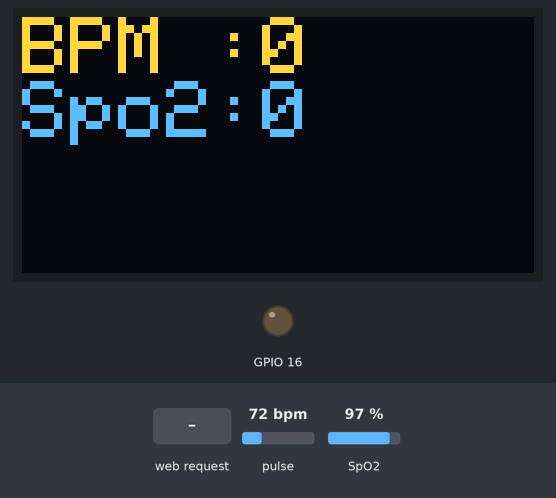
Recording of a sketch running on a simulated ESP8266 (NodeMCU). On the bench: 128×64 one-colour display, output pins drawn as LEDs (lit = HIGH). The inputs (shaded band) are chosen by the test bench; at power-on: pulse 72 bpm, SpO2 97 %. The OLED is the two-colour kind (top 16 rows yellow); WiFi joins after 1.5 s; servers stay silent unless stated; what the sketch prints to the serial monitor is not drawn.

Above: at 3.3 s.
3.4 s: HTTP request GET /?display=off received
At 4.6 s:
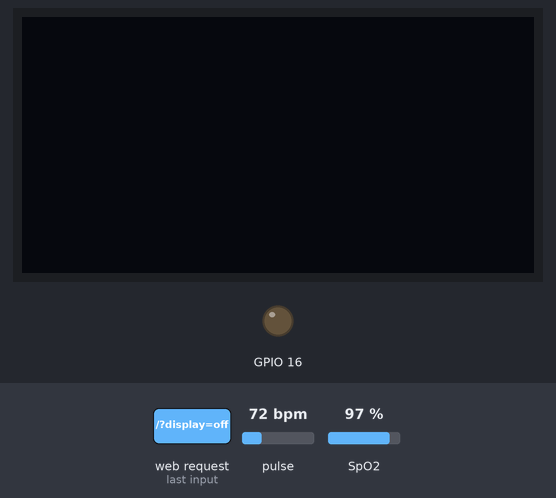
5.0 s: HTTP request GET /?display=on received
At 16.2 s:
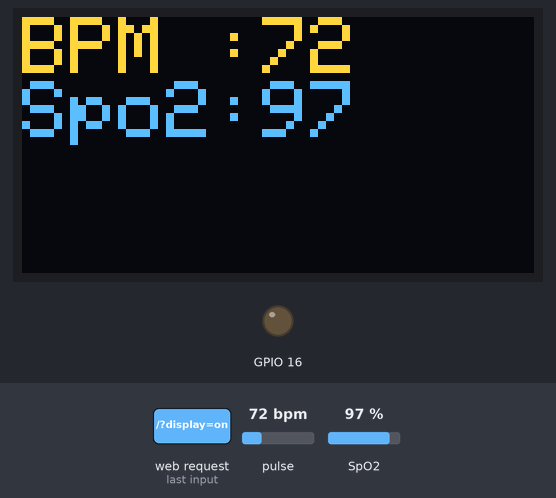
16.9 s: pulse set to 42 bpm
At 32.0 s:
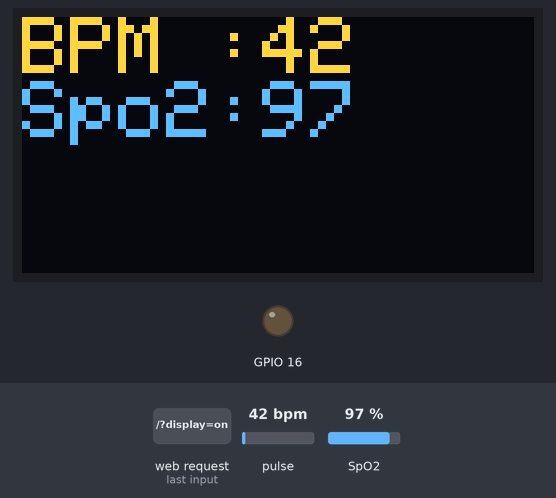
Timing chart, 0 to 33.5 s (numbered marks = the images above; inputs shaded):
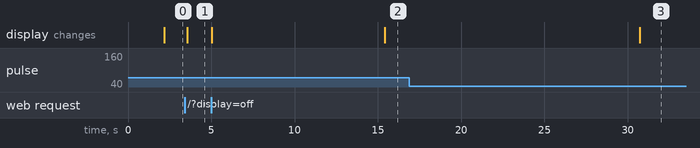

The sketch:

edit.ino
```cpp
//MAX30100 ESP8266 WebServer
#include <ESP8266WebServer.h>
#include <Wire.h>
#include "MAX30100_PulseOximeter.h"
#include <ThingSpeak.h>
#include <SPI.h>
#include <Adafruit_GFX.h>
#include <Adafruit_SSD1306.h>

#define REPORTING_PERIOD_MS     15000

float BPM, SpO2;

#define SCREEN_WIDTH 128 // OLED display width, in pixels
#define SCREEN_HEIGHT 64 // OLED display height, in pixels

// Declaration for SSD1306 display connected using software SPI (default case):
#define OLED_MOSI   13
#define OLED_CLK   14
#define OLED_DC    2
#define OLED_CS    15
#define OLED_RESET 0

Adafruit_SSD1306 display(SCREEN_WIDTH, SCREEN_HEIGHT, OLED_MOSI, OLED_CLK, OLED_DC, OLED_RESET, OLED_CS);

/* Put your SSID & Password */
const char* ssid = "satya";  // Enter SSID here
const char* password = "kota12345";  // Enter Password here
WiFiClient client;
PulseOximeter pox;
uint32_t tsLastReport = 0;

ESP8266WebServer server(80);

int x =1;
bool displayOn = true; // Global variable to track the display state

void setup() {
  Serial.begin(115200);
  pinMode(16, OUTPUT);
  delay(100);

  Serial.println("Connecting to ");
  Serial.println(ssid);

  // Connect to your local Wi-Fi network
  WiFi.begin(ssid, password);

  // Check if Wi-Fi is connected to the network
  while (WiFi.status() != WL_CONNECTED) {
    delay(1000);
    Serial.print(".");
  }
  Serial.println("");
  Serial.println("WiFi connected..!");
  Serial.print("Got IP: ");
  Serial.println(WiFi.localIP());

  ThingSpeak.begin(client);
  server.on("/", handle_OnConnect);
  server.onNotFound(handle_NotFound);
  server.begin();
  Serial.println("HTTP server started");
  Serial.print("Initializing pulse oximeter..");

  if (!pox.begin()) {
    Serial.println("FAILED");
    for (;;);
  } else {
    Serial.println("SUCCESS");
  }

  if(!display.begin(SSD1306_SWITCHCAPVCC)) {
    Serial.println(F("SSD1306 allocation failed"));
    for(;;); // Don't proceed, loop forever
  }
}

void loop() {
  server.handleClient();
  pox.update();

  // Check if the display should be on
  if (displayOn==true) {
    displaytext(BPM, SpO2);
  }


  if (millis() - tsLastReport > REPORTING_PERIOD_MS) {
    BPM = pox.getHeartRate();
    SpO2 = pox.getSpO2();
    display.clearDisplay();
    Serial.print("BPM: ");
    Serial.println(BPM);
    Serial.print("SpO2: ");
    Serial.print(SpO2);
    Serial.println("%");
    Serial.println("*********************************");
    Serial.println();
    if(BPM > 120 || SpO2 < 90)
    {
      sendAlert(BPM,SpO2);
    }

    // Swap the order of fields if necessary
    ThingSpeak.setField(1, SpO2);
    ThingSpeak.setField(2, BPM);
    int channelNumber = 2286609; // Your ThingSpeak channel ID
    const char* apiKey = "LRXXSS6TO44ZDMOS"; // Your ThingSpeak API Key
    int httpCode = ThingSpeak.writeFields(channelNumber, apiKey);

    if (httpCode == 200) {
      Serial.println("ThingSpeak update successful");
    } else {
      Serial.println("Error updating ThingSpeak. HTTP error code: " + String(httpCode));
    }

    Serial.println("*********************************");
    Serial.println();
    tsLastReport = millis();
  }
}

void displaytext(int BPM, int Spo2) {
  display.clearDisplay();
  display.setTextSize(2); // Draw 2X-scale text
  display.setTextColor(WHITE);
  display.setCursor(0, 0);
  display.print(F("BPM :"));
  display.println(BPM);
  display.print(F("Spo2:"));
  display.println(Spo2);
  display.display();      // Show initial text
  delay(100);
}

void handle_OnConnect() {
  if (server.arg("display") == "on") {
    displayOn = true;
    Serial.println("satya");
  } else if (server.arg("display") == "off") {
    displayOn = false;
    // Clear the display when turned off
    display.clearDisplay();
    display.display();
    delay(1000);
  }
  server.send(200, "text/html", SendHTML(BPM, SpO2));
}

void handle_NotFound() {
  server.send(404, "text/plain", "Not found");
}

void sendAlert(int BPM , int Spo2)
{

}

String SendHTML(float BPM, float SpO2) {
  String ptr = "<!DOCTYPE html>";
  ptr += "<html>";
  ptr += "<head>";
  ptr += "<title>ESP8266 WebServer</title>";
  ptr += "<meta name='viewport' content='width=device-width, initial-scale=1.0'>";
  ptr += "<link rel='stylesheet' href='https://cdnjs.cloudflare.com/ajax/libs/font-awesome/5.7.2/css/all.min.css'>";
  ptr += "<link rel='stylesheet' type='text/css' href='styles.css'>";
  ptr += "<style>";
  ptr += "body { background-color: #fff; font-family: sans-serif; color: #333333; font: 14px Helvetica, sans-serif box-sizing: border-box;}";
  ptr += "#page { margin: 20px; background-color: #fff;}";
  ptr += ".container { height: inherit; padding-bottom: 20px;}";
  ptr += ".header { padding: 20px;}";
  ptr += ".header h1 { padding-bottom: 0.3em; color: #008080; font-size: 45px; font-weight: bold; font-family: Garmond, 'sans-serif'; text-align: center;}";
  ptr += "h2 { padding-bottom: 0.2em; border-bottom: 1px solid #eee; margin: 2px; text-align: left;}";
  ptr += ".header h3 { font-weight: bold; font-family: Arial, 'sans-serif'; font-size: 17px; color: #b6b6b6; text-align: center;}";
  ptr += ".box-full { padding: 20px; border 1px solid #ddd; border-radius: 1em 1em 1em 1em; box-shadow: 1px 7px 7px 1px rgba(0,0,0,0.4); background: #fff; margin: 20px; width: 300px;}";
  ptr += "@media (max-width: 494px) { #page { width: inherit; margin: 5px auto; } #content { padding: 1px;} .box-full { margin: 8px 8px 12px 8px; padding: 10px; width: inherit;; float: none; } }";
  ptr += "@media (min-width: 494px) and (max-width: 980px) { #page { width: 465px; margin 0 auto; } .box-full { width: 380px; } }";
  ptr += "@media (min-width: 980px) { #page { width: 930px; margin: auto; } }";
  ptr += ".sensor { margin: 12px 0px; font-size: 2.5rem;}";
  ptr += ".sensor-labels { font-size: 1rem; vertical-align: middle; padding-bottom: 15px;}";
  ptr += ".units { font-size: 1.2rem;}";
  ptr += "hr { height: 1px; color: #eee; background-color: #eee; border: none;}";
  ptr += "</style>";
  //Ajax Code Start
  ptr += "<script>\n";
  ptr += "setInterval(loadDoc,1000);\n";
  ptr += "function loadDoc() {\n";
  ptr += "var xhttp = new XMLHttpRequest();\n";
  ptr += "xhttp.onreadystatechange = function() {\n";
  ptr += "if (this.readyState == 4 && this.status == 200) {\n";
  ptr += "document.body.innerHTML =this.responseText}\n";
  ptr += "};\n";
  ptr += "xhttp.open(\"GET\", \"/\", true);\n";
  ptr += "xhttp.send();\n";
  ptr += "}\n";
  ptr += "</script>\n";
  //Ajax Code END
  ptr += "</head>";
  ptr += "<body>";
  ptr += "<div id='page'>";
  ptr += "<div class='header'>";
  ptr += "<h1>MAX30100 ESP8266 WebServer</h1>";
  ptr += "</div>";
  ptr += "<div id='content' align='center'>";
  ptr += "<div class='box-full' align='left'>";
  ptr += "<h2>Sensor Readings</h2>";
  ptr += "<div class='sensors-container'>";
  //For Heart Rate
  ptr += "<p class='sensor'>";
  ptr += "<i class='fas fa-heartbeat' style='color:#cc3300'></i>";
  ptr += "<span class='sensor-labels'> Heart Rate </span>";
  ptr += (int)BPM;
  ptr += "<sup class='units'>BPM</sup>";
  ptr += "</p>";
  ptr += "<hr>";
  //For Sp02
  ptr += "<p class='sensor'>";
  ptr += "<i class='fas fa-burn' style='color:#f7347a'></i>";
  ptr += "<span class='sensor-labels'> Sp02 </span>";
  ptr += (int)SpO2;
  ptr += "<sup class='units'>%</sup>";
  ptr += "</p>";
  ptr += "</div>";
  ptr += "</div>";
  ptr += "</div>";
  ptr += "</div>";
  ptr += "</div>";
  // Add a toggle button
  ptr += "<div class='box-full' align='left'>";
  ptr += "<h2>Display Control</h2>";
  ptr += "<label class='switch'>";
  ptr += "<input type='checkbox' id='displayToggle' ";
  ptr += displayOn ? "checked" : "";
  ptr += " onclick='toggleDisplay()'>";
  ptr += "<span class='slider round'></span>";
  ptr += "</label>";
  ptr += "<p>Display is ";
  ptr += displayOn ? "On" : "Off";
  ptr += "</p>";
  ptr += "</div>";

  ptr += "</body>";
  ptr += "</html>";
  return ptr;
}
```

Measured:
- after the input at 3.4 s, the display: changes after 0.15 s (image 1)
- after the input at 5.0 s, the display: first changes at once (image 2 shows a later state)
- after the input at 16.9 s, the display: changes after 13.8 s (image 3)
